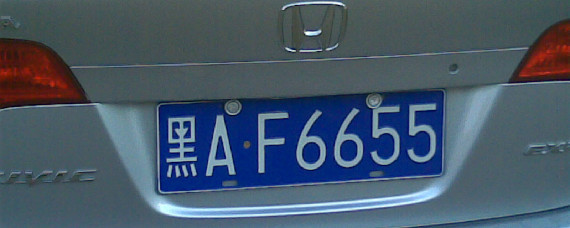
#> input picture test001.jpg, 570 x 228 px
$ python main.py   (older library calls are emulated)
#> lines starting #> are read from the running program, lines starting #| are printed output that depends on the picture
#> further down, origin_image is the input picture: shape (228, 570, 3); mean B, G, R 104.9, 87.8, 70.6
# 导入所需模块
import cv2
from matplotlib import pyplot as plt
import os
import numpy as np


# 定义必要函数

# 显示图片
# [4 lines left out: function cv_show, not called in this run]


# plt显示彩色图片
def plt_show0(img):
    b, g, r = cv2.split(img)
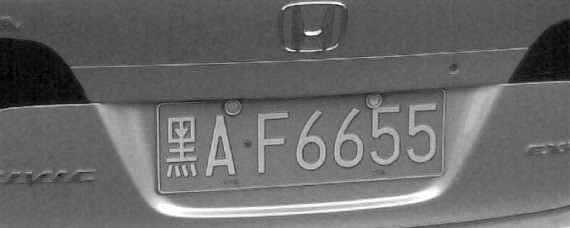
#> b: shape (228, 570); min 0, max 255, mean 104.9
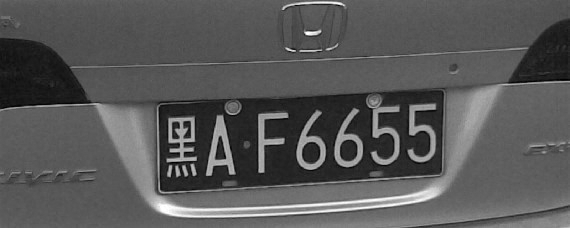
#> g: shape (228, 570); min 0, max 255, mean 87.8
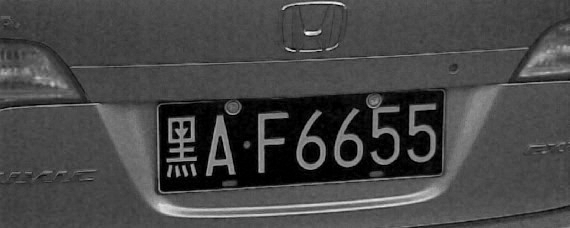
#> r: shape (228, 570); min 0, max 247, mean 70.6
    img = cv2.merge([r, g, b])
    plt.imshow(img)
    plt.show()


# plt显示灰度图片
def plt_show(img):
    plt.imshow(img, cmap='gray')
    plt.show()


# 图像去噪灰度处理
# [4 lines left out: function gray_guss, not called in this run]

# 读取待检测图片
origin_image = cv2.imread('./test001.jpg')
plt_show0(origin_image)

# 提取车牌部分图片
# [227 lines left out: function get_carLicense_img, not called in this run]
